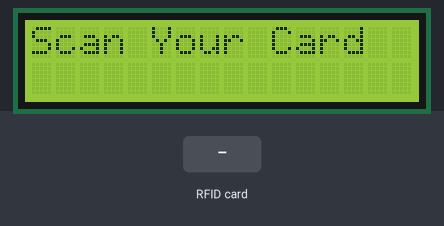
Bench run of a sketch on a simulated ESP8266 (NodeMCU). On the bench: 16×2 character LCD. The inputs (shaded band) are chosen by the test bench. WiFi joins after 1.5 s; servers stay silent unless stated; uploads are accepted with an empty reply; what the sketch prints to the serial monitor is not drawn.

Above: at 2.8 s.
2.9 s: RFID card 00 00 00 00 held to the reader
At 3.7 s:
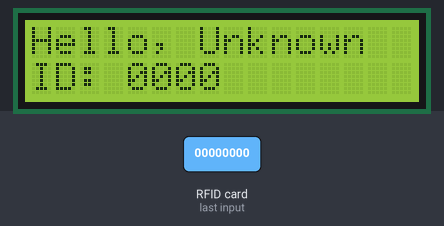
4.4 s: RFID card B6 91 3A 57 held to the reader
At 6.8 s:
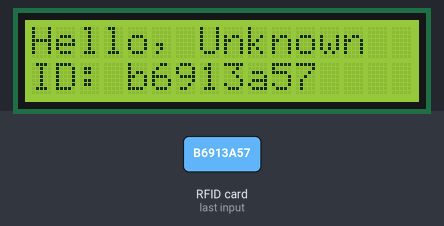
7.4 s: RFID card 5E 7A 19 C4 held to the reader
At 9.8 s:
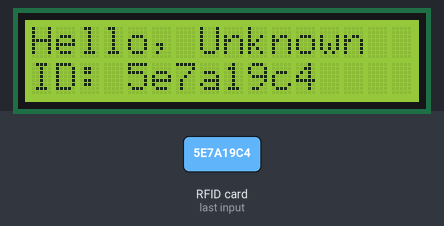
Timing chart, 0 to 11.3 s (numbered marks = the images above; inputs shaded):
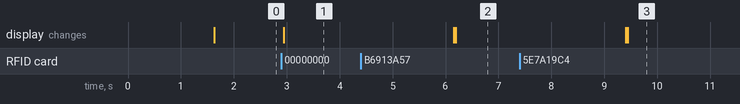

Measured:
- after the input at 2.9 s, the display: changes at once (image 1)
- after the input at 4.4 s, the display: first differs from a run without the input after 1.8 s (image 2)
- after the input at 7.4 s, the display: first differs from a run without the input after 2.0 s (image 3)

The sketch:

esp_code.ino
```cpp
#include <ESP8266WiFi.h>
#include <ESP8266HTTPClient.h>
#include <WiFiClientSecure.h>
#include <Wire.h>
#include <LiquidCrystal_I2C.h>
#include <SPI.h>
#include <MFRC522.h>
// WiFi credentials
const char* ssid = "hello";
const char* password = "00000000";
// API details
const char* apiKey = "uFJy0X5wRwij";
const char* templateID = "101";
const char* mobileNumber = "916374917133";
const char* var1 = "patient taking tablet";
const char* var2 = "collage";
// RFID and LCD setup
#define SS_PIN D2
#define RST_PIN D1
MFRC522 rfid(SS_PIN, RST_PIN);
LiquidCrystal_I2C lcd(0x27, 16, 2);
// Predefined user list
struct User {
String uid;
String name;
};
User users[] = {
{"B6913A57", "Mathan"},
{"83D46115", "vasan"},
{"13D47F0D", "hari"}
};
String getUserName(String uid) {
for (User user : users) {
if (user.uid == uid) {
return user.name;
}
}
return "Unknown";
}
void setup() {
Serial.begin(115200);
Serial.println("Starting system...");
WiFi.begin(ssid, password);
Serial.print("Connecting to WiFi");
while (WiFi.status() != WL_CONNECTED) {
delay(500);
Serial.print(".");
}
Serial.println("\nConnected to WiFi");
// Initialize SPI, RFID, and LCD
Serial.println("Initializing SPI, RFID, and LCD...");
SPI.begin();
rfid.PCD_Init();
Wire.begin(D3, D4);
lcd.begin(16, 2);
lcd.backlight();
lcd.setCursor(0, 0);
lcd.print("Scan Your Card");
Serial.println("Ready to scan RFID cards.");
}
void sendSMS(String userName) {
if (WiFi.status() == WL_CONNECTED) {
WiFiClientSecure client;
client.setInsecure();
HTTPClient http;
String apiUrl = "https://www.circuitdigest.cloud/send_sms?ID=" + String(templateID);
http.begin(client, apiUrl);
http.addHeader("Authorization", apiKey);
http.addHeader("Content-Type", "application/json");
String payload = "{\"mobiles\":\"" + String(mobileNumber) + "\",\"var1\":\"" + userName + " Access\",\"var2\":\"Granted\"}";
Serial.println("Sending SMS: " + payload);
int httpResponseCode = http.POST(payload);
if (httpResponseCode == 200) {
Serial.println("SMS sent successfully!");
} else {
Serial.print("Failed to send SMS. Error code: ");
Serial.println(httpResponseCode);
}
http.end();
} else {
Serial.println("WiFi not connected! Cannot send SMS.");
}
}
void loop() {
if (rfid.PICC_IsNewCardPresent() && rfid.PICC_ReadCardSerial()) {
Serial.print("Card detected! UID: ");
String uid = "";
for (byte i = 0; i < rfid.uid.size; i++) {
uid += String(rfid.uid.uidByte[i], HEX);
}
Serial.println(uid);
String userName = getUserName(uid);
Serial.println("User Identified: " + userName);
lcd.clear();
lcd.setCursor(0, 0);
lcd.print("Hello, " + userName);
lcd.setCursor(0, 1);
lcd.print("ID: " + uid);
sendSMS(userName);
delay(3000);
lcd.clear();
lcd.setCursor(0, 0);
lcd.print("Scan Your Card");
Serial.println("Ready for next scan.");
}
}
```
